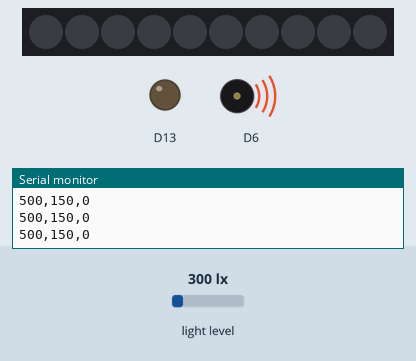
Simulated run of this sketch. Board: Adafruit Circuit Playground Express. Parts: 10 RGB LEDs in strip order, left to right, output pins drawn as LEDs (lit = HIGH), buzzer (waves = sounding), the last lines printed to the serial monitor. Inputs (shaded band) come from the test bench; at power-on: light level 300 lx.

Above: at 1.2 s.
1.3 s: light level set to 214 lx
At 1.53 s:
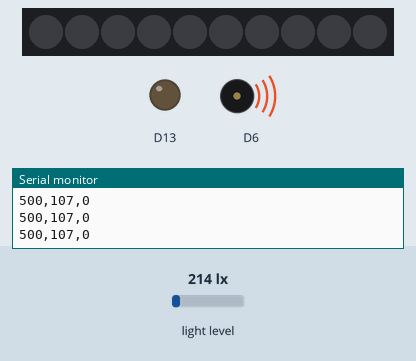
3.9 s: light level set to 191 lx
At 5.1 s:
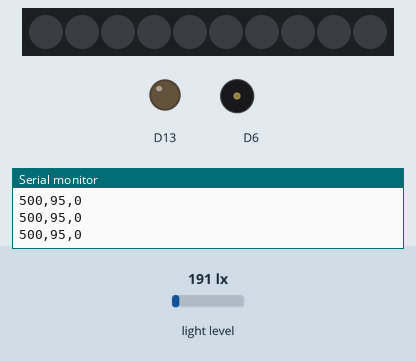
5.4 s: light level set to 500 lx
At 5.89 s:
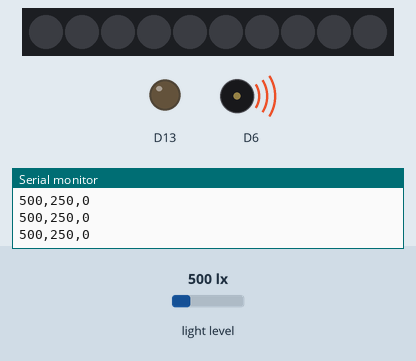
7.8 s: light level set to 40 lx
At 8.7 s:
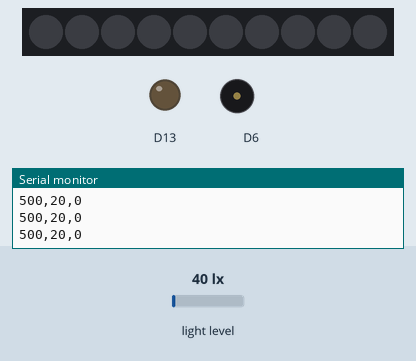
Timing chart, 0 to 10.3 s (numbered marks = the images above; inputs shaded):
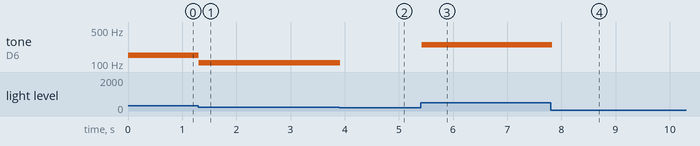

Measured:
- the behaviour switches between 202 and 201 lx on light level (found by bisection; images 1 and 2)
- after the input at 1.3 s, tone on D6: 150 Hz → 107 Hz at once
- after the input at 3.9 s, tone on D6: 107 Hz → silent at once
- after the input at 5.4 s, tone on D6: silent → 250 Hz at once
- after the input at 7.8 s, tone on D6: 250 Hz → silent at once

The sketch:

Light_Theramin.ino
```cpp
/*
 * Purpose: Circuit Playground Sensor Lesson
 * Author: David Tassara
 * Date: 3 February 2017
 *
 * Note:  This application will act as a theramin (a musical instrucment that plays
 *        different notes based on where your hand is). Lines 24 and 27 may be commented
 *        out/in to switch between debugging mode and "play" mode.
 *
 *        Advanced: What happens when you change the int value (currently set to 100)
 *        to some other value? Make your guess after you've run the code in debug mode
 *        with the Serial Plotter running then change the value to test your answer.
*/

#include <Adafruit_CircuitPlayground.h>

int lightValue;

void setup()
{
  CircuitPlayground.begin();
  Serial.begin(9600);
}

void loop()
{
  lightValue = CircuitPlayground.lightSensor();

  Serial.print(500); Serial.print(","); Serial.print(lightValue); Serial.print(","); Serial.println(0);

  if (lightValue > 100) {
    CircuitPlayground.playTone(lightValue, 50, false);
  }

  delay(50);
}
```
